Frame 1 (no input): blank canvas, image omitted
Frame 60 (the mouse pressed at the canvas centre just before this capture): blank canvas, image omitted
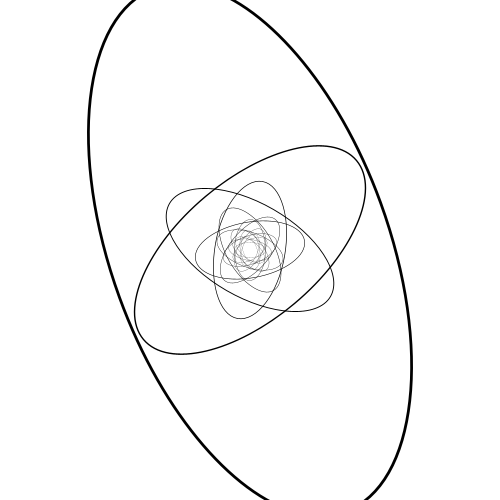
Frame 120 (the mouse held since frame 60 and released just before this capture)

The Processing sketch whose frames 1 and 60 were blank and that drew this single picture after the mouse press (run headless with seeded random() and noise(); from frame 60 on, the mouse is pressed at the canvas centre):

// Processing sketch: sketch_4
// ── sketch_4.pde
void setup(){
noFill();
size(500,500);
}
void draw(){
background(255);
for(float i=1; i<20; i++){
pushMatrix();
translate(width/2,height/2);
scale(1/(i/mouseY*90),1/(i/mouseY*90));
rotate(radians(i*mouseX));
ellipse(0,0, 200,100);
popMatrix();
}
}
